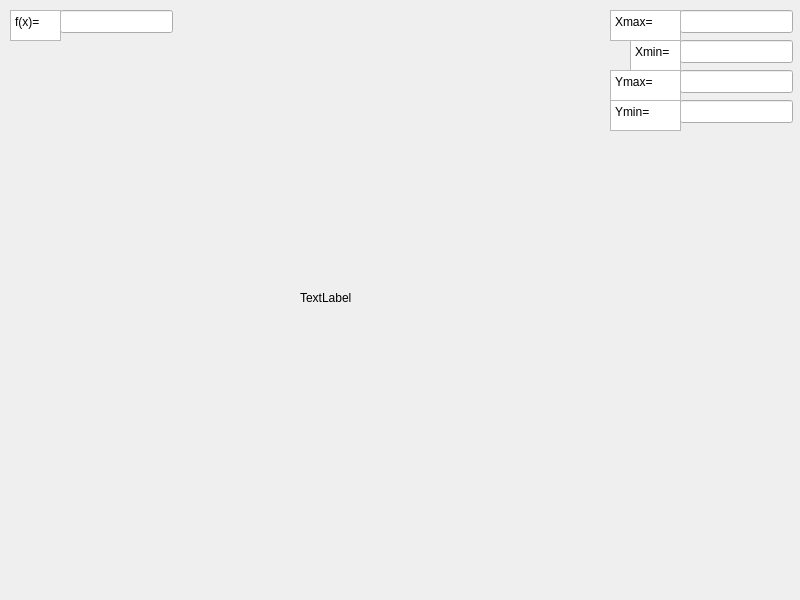
<?xml version="1.0" encoding="UTF-8"?>
<ui version="4.0">
 <class>MainWindow</class>
 <widget class="QMainWindow" name="MainWindow">
  <property name="geometry">
   <rect>
    <x>0</x>
    <y>0</y>
    <width>800</width>
    <height>600</height>
   </rect>
  </property>
  <property name="windowTitle">
   <string>MainWindow</string>
  </property>
  <widget class="QWidget" name="centralWidget">
   <widget class="QLabel" name="label">
    <property name="geometry">
     <rect>
      <x>300</x>
      <y>290</y>
      <width>59</width>
      <height>15</height>
     </rect>
    </property>
    <property name="text">
     <string>TextLabel</string>
    </property>
   </widget>
   <widget class="QLineEdit" name="lineEdit">
    <property name="geometry">
     <rect>
      <x>60</x>
      <y>10</y>
      <width>113</width>
      <height>23</height>
     </rect>
    </property>
   </widget>
   <widget class="QTextEdit" name="textEdit">
    <property name="geometry">
     <rect>
      <x>10</x>
      <y>10</y>
      <width>51</width>
      <height>31</height>
     </rect>
    </property>
    <property name="html">
     <string>&lt;!DOCTYPE HTML PUBLIC &quot;-//W3C//DTD HTML 4.0//EN&quot; &quot;http://www.w3.org/TR/REC-html40/strict.dtd&quot;&gt;
&lt;html&gt;&lt;head&gt;&lt;meta name=&quot;qrichtext&quot; content=&quot;1&quot; /&gt;&lt;style type=&quot;text/css&quot;&gt;
p, li { white-space: pre-wrap; }
&lt;/style&gt;&lt;/head&gt;&lt;body style=&quot; font-family:'Sans Serif'; font-size:9pt; font-weight:400; font-style:normal;&quot;&gt;
&lt;p style=&quot; margin-top:0px; margin-bottom:0px; margin-left:0px; margin-right:0px; -qt-block-indent:0; text-indent:0px;&quot;&gt;f(x)=&lt;/p&gt;&lt;/body&gt;&lt;/html&gt;</string>
    </property>
   </widget>
   <widget class="QLineEdit" name="lineEdit_2">
    <property name="geometry">
     <rect>
      <x>680</x>
      <y>10</y>
      <width>113</width>
      <height>23</height>
     </rect>
    </property>
   </widget>
   <widget class="QLineEdit" name="lineEdit_3">
    <property name="geometry">
     <rect>
      <x>680</x>
      <y>40</y>
      <width>113</width>
      <height>23</height>
     </rect>
    </property>
   </widget>
   <widget class="QLineEdit" name="lineEdit_4">
    <property name="geometry">
     <rect>
      <x>680</x>
      <y>70</y>
      <width>113</width>
      <height>23</height>
     </rect>
    </property>
   </widget>
   <widget class="QLineEdit" name="lineEdit_5">
    <property name="geometry">
     <rect>
      <x>680</x>
      <y>100</y>
      <width>113</width>
      <height>23</height>
     </rect>
    </property>
   </widget>
   <widget class="QTextEdit" name="textEdit_2">
    <property name="geometry">
     <rect>
      <x>610</x>
      <y>10</y>
      <width>71</width>
      <height>31</height>
     </rect>
    </property>
    <property name="html">
     <string>&lt;!DOCTYPE HTML PUBLIC &quot;-//W3C//DTD HTML 4.0//EN&quot; &quot;http://www.w3.org/TR/REC-html40/strict.dtd&quot;&gt;
&lt;html&gt;&lt;head&gt;&lt;meta name=&quot;qrichtext&quot; content=&quot;1&quot; /&gt;&lt;style type=&quot;text/css&quot;&gt;
p, li { white-space: pre-wrap; }
&lt;/style&gt;&lt;/head&gt;&lt;body style=&quot; font-family:'Sans Serif'; font-size:9pt; font-weight:400; font-style:normal;&quot;&gt;
&lt;p style=&quot; margin-top:0px; margin-bottom:0px; margin-left:0px; margin-right:0px; -qt-block-indent:0; text-indent:0px;&quot;&gt;Xmax=&lt;/p&gt;&lt;/body&gt;&lt;/html&gt;</string>
    </property>
   </widget>
   <widget class="QPlainTextEdit" name="plainTextEdit">
    <property name="geometry">
     <rect>
      <x>630</x>
      <y>40</y>
      <width>51</width>
      <height>31</height>
     </rect>
    </property>
    <property name="plainText">
     <string>Xmin=</string>
    </property>
   </widget>
   <widget class="QPlainTextEdit" name="plainTextEdit_2">
    <property name="geometry">
     <rect>
      <x>610</x>
      <y>70</y>
      <width>71</width>
      <height>31</height>
     </rect>
    </property>
    <property name="plainText">
     <string>Ymax=</string>
    </property>
   </widget>
   <widget class="QPlainTextEdit" name="plainTextEdit_3">
    <property name="geometry">
     <rect>
      <x>610</x>
      <y>100</y>
      <width>71</width>
      <height>31</height>
     </rect>
    </property>
    <property name="plainText">
     <string>Ymin=</string>
    </property>
   </widget>
  </widget>
 </widget>
 <layoutdefault spacing="6" margin="11"/>
 <resources/>
 <connections/>
</ui>
